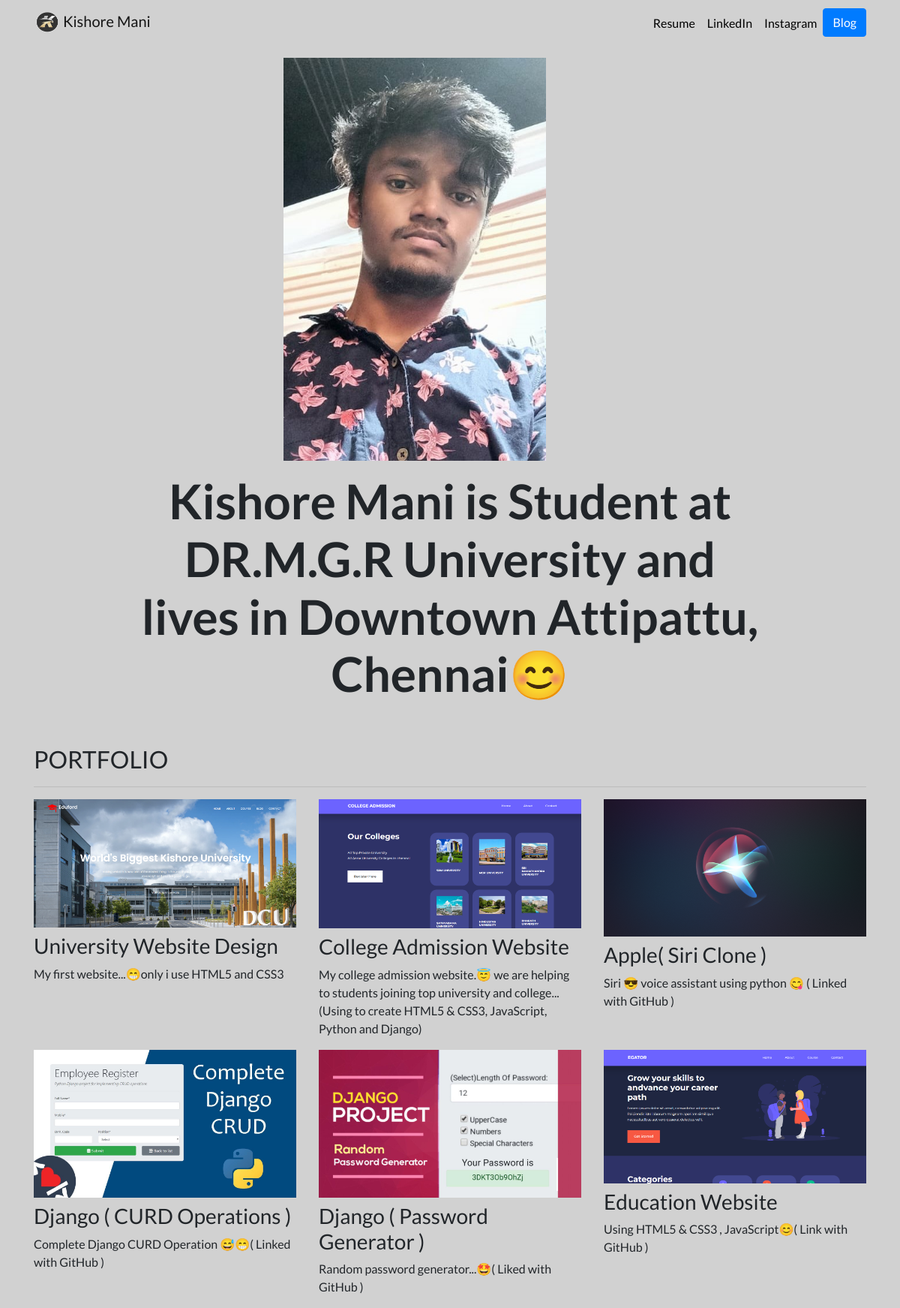
The page / on the database its author committed.
### portfolio/models.py (models this page shows, shortened)
class project(models.Model):
  title= models.CharField(max_length=100)
  description= models.CharField(max_length=250)
  image= models.ImageField(upload_to='portfolio/images/')
  url= models.URLField(blank=True)

### portfolio/views.py (the view)
# urls.py: 2. Add a URL to urlpatterns:  path('', views.home, name='home')
def home(request):
  projects = project.objects.all()
  return render(request,"portfolio/home.html", {"projects":projects})

### portfolio/templates/portfolio/home.html
{% extends "portfolio/base.html" %}
{% load static %}
{% block content %}
<div class="row justify-content-center my-3">
  <div class="col-5">
    <img src="{% static 'portfolio/myPhoto3.jpg' %}" class="img-fluid" width="350" height="700">
  </div>
</div>
<div class="row justify-content-center mb-3">
  <div class="col-md-9 text-center">
    <h1 id="hometext" class="font-weight-bold">Kishore Mani is Student at DR.M.G.R University and lives in Downtown Attipattu, Chennai😊</h1>
  </div>
</div>
<h2 class="mt-5">PORTFOLIO</h2>
<hr>
<div class="row">
  {% for project in projects %}
  <div class="col-lg-4 col-md-6">
    {% if project.url %}
    <a href="{{ project.url }}">
      <img src="{{ project.image.url }}" class="img-fluid mb-2">
    </a>
    {% else %}
    <img src="{{ project.image.url }}" class="img-fluid mb-2">
    {% endif %}
    <h3>{{ project.title }}</h3>
    <p>{{ project.description }}</p>
  </div>
  {% endfor %}
</div>
{% endblock %}

### portfolio/templates/portfolio/base.html (shortened to what this page needs)
{% load static %}
<!doctype html>
<html lang="en">
<head>
  <link rel="stylesheet" href="https://stackpath.bootstrapcdn.com/bootstrap/4.4.1/css/bootstrap.min.css">
  <link rel="stylesheet" href="{% static "portfolio/custom.css" %}">
</head>
<body style="background:rgba(92, 92, 92, 0.279);">
  <nav id="topNav" class="navbar navbar-expand-md navbar-light">
    <div class="container">
      <a class="navbar-brand" href="{% url 'home' %}">
        <img src="{% static "portfolio/Logo.png" %}" width="35" height="35" class="d-inline-block align-top" alt="Nick's Logo">
        <span>Kishore Mani</span>
      </a>
      <div class="collapse navbar-collapse text-center" id="navbarNav">
        <ul class="navbar-nav ml-auto">
          <li class="nav-item">
            <a class="nav-link" href="{% static "portfolio/resume.pdf" %}">Resume</a>
          </li>
          <li class="nav-item">
            <a class="nav-link" href="https://www.linkedin.com/in/kishore-mani-m-29b43923a/" target="_blank">LinkedIn</a>
          </li>
          <li class="nav-item">
            <a class="nav-link" href="https://www.instagram.com/_thekishore_/" target="_blank">Instagram</a>
          </li>
          <li>
            <a role="button" href="{% url 'blog:all_blogs' %}" class="btn btn-primary">Blog</a>
          </li>
        </ul>
      </div>
    </div>
  </nav>
  <div class="container">
    {% block content %}{% endblock %}
  </div>
</body>
</html>

### portfolio/static/portfolio/custom.css (style rules this page uses)
.navbar-nav .nav-link { color: rgba(0,0,0,1) !important; }
body { font-family: 'Lato', sans-serif; }
@media (min-width: 992px) { #hometext { font-size: 4rem; } }

### rows shown on the page
project: image (picture), title "University Website Design", description "My first website...😁only i use HTML5 and CSS3"
project: image (picture), title "College Admission Website", description "My college admission website.😇 we are helping to students joining top university and college...(Using to create HTML5 & CSS3, JavaScript, Python and Django)"
project: image (picture), title "Apple( Siri Clone )", description "Siri 😎 voice assistant using python 😋 ( Linked with GitHub )"
project: image (picture), title "Django ( CURD Operations )", description "Complete Django CURD Operation 😅😁( Linked with GitHub )"
project: image (picture), title "Django ( Password Generator )", description "Random password generator...🤩( Liked with GitHub )"
project: image (picture), title "Education Website", description "Using HTML5 & CSS3 , JavaScript😊( Link with GitHub )"
